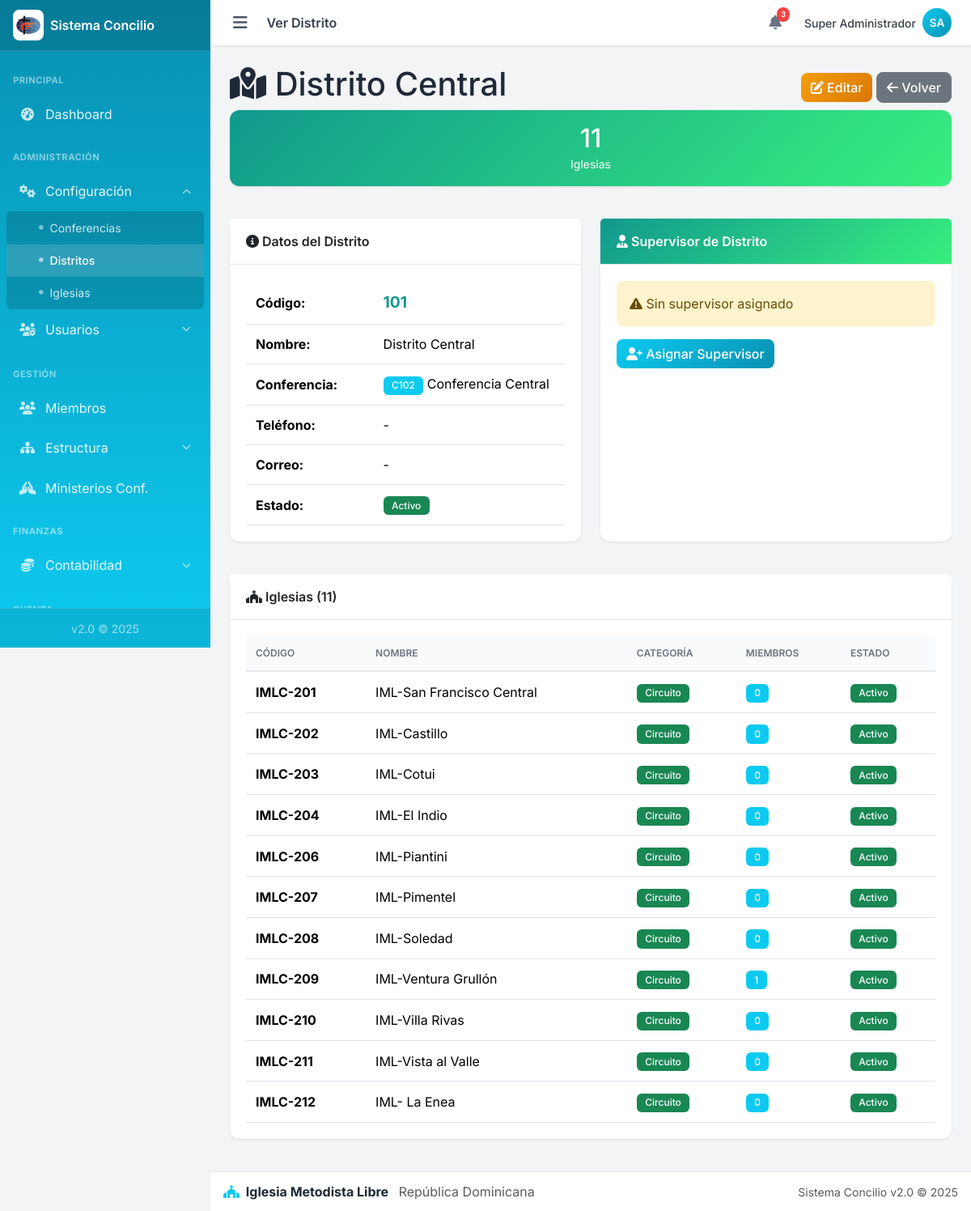
Page /admin/distritos/ver.php?id=1 (signed in) on the committed database.
### tables this page shows
CREATE TABLE `distritos` (
  `id` int(11) NOT NULL,
  `conferencia_id` int(11) NOT NULL,
  `supervisor_id` int(11) DEFAULT NULL,
  `codigo` varchar(20) NOT NULL,
  `nombre` varchar(150) NOT NULL,
  `supervisor_nombre` varchar(150) DEFAULT NULL,
  `telefono` varchar(30) DEFAULT NULL,
  `correo` varchar(150) DEFAULT NULL,
  `activo` tinyint(1) NOT NULL DEFAULT 1,
  `creado_en` timestamp NOT NULL DEFAULT current_timestamp()
);

CREATE TABLE `conferencias` (
  `id` int(11) NOT NULL,
  `superintendente_id` int(11) DEFAULT NULL,
  `codigo` varchar(20) NOT NULL,
  `nombre` varchar(150) NOT NULL,
  `superintendente_nombre` varchar(150) DEFAULT NULL,
  `telefono` varchar(30) DEFAULT NULL,
  `correo` varchar(150) DEFAULT NULL,
  `activo` tinyint(1) NOT NULL DEFAULT 1,
  `creado_en` timestamp NOT NULL DEFAULT current_timestamp()
);

CREATE TABLE `iglesias` (
  `id` int(11) NOT NULL,
  `distrito_id` int(11) NOT NULL,
  `codigo` varchar(20) NOT NULL,
  `nombre` varchar(150) NOT NULL,
  `categoria` enum('Circuito','Capilla','Proyecto Evangelístico') NOT NULL DEFAULT 'Circuito',
  `direccion` varchar(255) DEFAULT NULL,
  `provincia_id` int(11) DEFAULT NULL,
  `municipio_id` int(11) DEFAULT NULL,
  `telefono` varchar(30) DEFAULT NULL,
  `correo` varchar(150) DEFAULT NULL,
  `activo` tinyint(1) NOT NULL DEFAULT 1,
  `creado_en` timestamp NOT NULL DEFAULT current_timestamp()
);

### admin/distritos/ver.php (the view, shortened to what this page needs)
<?php
require_once __DIR__ . '/../includes/header.php';
require_once __DIR__ . '/../../config/config.php';
$distrito_id = filter_input(INPUT_GET, 'id', FILTER_VALIDATE_INT);
$stmt = $conexion->prepare("
    SELECT d.*,
           c.codigo AS conf_codigo, c.nombre AS conf_nombre,
           p.nombre AS sup_nombre, p.apellido AS sup_apellido,
           p.cedula AS sup_cedula, p.telefono AS sup_telefono,
           p.orden_ministerial, p.foto AS sup_foto
    FROM distritos d
    INNER JOIN conferencias c ON d.conferencia_id = c.id
    LEFT JOIN pastores p ON d.supervisor_id = p.id
    WHERE d.id = ?
");
$stmt->bind_param("i", $distrito_id);
$stmt->execute();
$dist = $stmt->get_result()->fetch_assoc();
$stmt = $conexion->prepare("SELECT COUNT(*) as total FROM iglesias WHERE distrito_id = ? AND activo = 1");
$stmt->bind_param("i", $distrito_id);
$stmt->execute();
$total_iglesias = $stmt->get_result()->fetch_assoc()['total'];
$iglesias = $conexion->prepare("
    SELECT i.*,
           (SELECT COUNT(*) FROM miembros m WHERE m.iglesia_id = i.id AND m.estado = 'activo') AS total_miembros
    FROM iglesias i
    WHERE i.distrito_id = ? AND i.activo = 1
    ORDER BY i.codigo
");
$iglesias->bind_param("i", $distrito_id);
$iglesias->execute();
$lista_iglesias = $iglesias->get_result();
?>
<div class="content-header">
    <div style="display: flex; justify-content: space-between; align-items: center; flex-wrap: wrap; gap: 1rem;">
        <h1><i class="fas fa-map-marked-alt"></i> <?php echo htmlspecialchars($dist['nombre']); ?></h1>
        <div>
            <a href="editar.php?id=<?php echo $distrito_id; ?>" class="btn btn-warning">
                <i class="fas fa-edit"></i> Editar
            </a>
            <a href="index.php" class="btn btn-secondary">
                <i class="fas fa-arrow-left"></i> Volver
            </a>
        </div>
    </div>
</div>
<div style="display: grid; grid-template-columns: repeat(auto-fit, minmax(150px, 1fr)); gap: 1rem; margin-bottom: 1.5rem;">
    <div class="card" style="background: linear-gradient(135deg, #11998e 0%, #38ef7d 100%); color: white;">
        <div class="card-body" style="text-align: center; padding: 1rem;">
            <h2 style="margin: 0;"><?php echo $total_iglesias; ?></h2>
            <small>Iglesias</small>
        </div>
    </div>
</div>
<div style="display: grid; grid-template-columns: 1fr 1fr; gap: 1.5rem;">
    <div class="card">
        <div class="card-header">
            <span class="card-title"><i class="fas fa-info-circle"></i> Datos del Distrito</span>
        </div>
        <div class="card-body">
            <table class="table" style="margin: 0;">
                <tr>
                    <td style="width: 40%;"><strong>Código:</strong></td>
                    <td><span style="color: #11998e; font-weight: bold; font-size: 1.2rem;"><?php echo htmlspecialchars($dist['codigo']); ?></span></td>
                </tr>
                <tr>
                    <td><strong>Nombre:</strong></td>
                    <td><?php echo htmlspecialchars($dist['nombre']); ?></td>
                </tr>
                <tr>
                    <td><strong>Conferencia:</strong></td>
                    <td>
                        <span class="badge bg-primary"><?php echo htmlspecialchars($dist['conf_codigo']); ?></span>
                        <?php echo htmlspecialchars($dist['conf_nombre']); ?>
                    </td>
                </tr>
                <tr>
                    <td><strong>Teléfono:</strong></td>
                    <td><?php echo htmlspecialchars($dist['telefono'] ?? '-'); ?></td>
                </tr>
                <tr>
                    <td><strong>Correo:</strong></td>
                    <td><?php echo htmlspecialchars($dist['correo'] ?? '-'); ?></td>
                </tr>
                <tr>
                    <td><strong>Estado:</strong></td>
                    <td>
                        <?php if ($dist['activo']): ?>
                            <span class="badge bg-success">Activo</span>
                        <?php else: ?>
                            <span class="badge bg-danger">Inactivo</span>
                        <?php endif; ?>
                    </td>
                </tr>
            </table>
        </div>
    </div>
    <div class="card">
        <div class="card-header" style="background: linear-gradient(135deg, #11998e 0%, #38ef7d 100%); color: white;">
            <span class="card-title"><i class="fas fa-user-tie"></i> Supervisor de Distrito</span>
        </div>
        <div class="card-body">
            <?php if ($dist['supervisor_id']): ?>
                <div style="display: flex; gap: 1rem; align-items: center;">
                    <?php if (!empty($dist['sup_foto'])): ?>
                        <img src="../../uploads/pastores/<?php echo htmlspecialchars($dist['sup_foto']); ?>"
                             alt="Foto" style="width: 80px; height: 80px; border-radius: 50%; object-fit: cover; border: 3px solid #11998e;">
                    <?php else: ?>
                        <div style="width: 80px; height: 80px; border-radius: 50%; background: #e0e0e0; display: flex; align-items: center; justify-content: center;">
                            <i class="fas fa-user" style="font-size: 2rem; color: #999;"></i>
                        </div>
                    <?php endif; ?>
                    <div>
                        <h4 style="margin: 0;">
                            <?php echo htmlspecialchars($dist['sup_nombre'] . ' ' . $dist['sup_apellido']); ?>
                        </h4>
                        <p style="margin: 0.25rem 0;">
                            <i class="fas fa-id-card"></i> <?php echo htmlspecialchars($dist['sup_cedula']); ?>
                        </p>
                        <p style="margin: 0;">
                            <i class="fas fa-phone"></i> <?php echo htmlspecialchars($dist['sup_telefono'] ?? '-'); ?>
                        </p>
                        <span class="badge bg-primary"><?php echo htmlspecialchars($dist['orden_ministerial']); ?></span>
                    </div>
                </div>
                <div style="margin-top: 1rem;">
                    <a href="asignar_supervisor.php?id=<?php echo $distrito_id; ?>" class="btn btn-sm btn-outline-primary">
                        <i class="fas fa-exchange-alt"></i> Cambiar
                    </a>
                </div>
            <?php else: ?>
                <div class="alert alert-warning" style="margin: 0;">
                    <i class="fas fa-exclamation-triangle"></i> Sin supervisor asignado
                </div>
                <a href="asignar_supervisor.php?id=<?php echo $distrito_id; ?>" class="btn btn-primary" style="margin-top: 1rem;">
                    <i class="fas fa-user-plus"></i> Asignar Supervisor
                </a>
            <?php endif; ?>
        </div>
    </div>
</div>
<div class="card" style="margin-top: 1.5rem;">
    <div class="card-header">
        <span class="card-title"><i class="fas fa-church"></i> Iglesias (<?php echo $total_iglesias; ?>)</span>
    </div>
    <div class="card-body">
        <?php if ($lista_iglesias->num_rows > 0): ?>
            <table class="table">
                <thead>
                    <tr>
                        <th>Código</th>
                        <th>Nombre</th>
                        <th>Categoría</th>
                        <th>Miembros</th>
                        <th>Estado</th>
                    </tr>
                </thead>
                <tbody>
                    <?php while ($i = $lista_iglesias->fetch_assoc()): ?>
                        <tr>
                            <td><strong><?php echo htmlspecialchars($i['codigo']); ?></strong></td>
                            <td><?php echo htmlspecialchars($i['nombre']); ?></td>
                            <td>
                                <?php
                                $cat_color = 'secondary';
                                if ($i['categoria'] === 'Circuito') $cat_color = 'success';
                                elseif ($i['categoria'] === 'Capilla') $cat_color = 'info';
                                elseif ($i['categoria'] === 'Proyecto Evangelístico') $cat_color = 'warning';
                                ?>
                                <span class="badge bg-<?php echo $cat_color; ?>">
                                    <?php echo htmlspecialchars($i['categoria']); ?>
                                </span>
                            </td>
                            <td>
                                <span class="badge bg-info"><?php echo $i['total_miembros']; ?></span>
                            </td>
                            <td>
                                <span class="badge bg-<?php echo $i['activo'] ? 'success' : 'danger'; ?>">
                                    <?php echo $i['activo'] ? 'Activo' : 'Inactivo'; ?>
                                </span>
                            </td>
                        </tr>
                    <?php endwhile; ?>
                </tbody>
            </table>
        <?php else: ?>
            <p class="text-muted">No hay iglesias registradas en este distrito.</p>
        <?php endif; ?>
    </div>
</div>
<?php require_once __DIR__ . '/../includes/footer.php'; ?>

### css/custom.css (style rules this page uses)
:root { --primary: #0dcaf0; --primary-dark: #0891b2; --primary-light: #67e8f9; --primary-darker: #0e7490; --success: #10b981; --warning: #f59e0b; --danger: #ef4444; --info: #3b82f6; --gray-50: #f9fafb; --gray-100: #f3f4f6; --gray-200: #e5e7eb; --gray-300: #d1d5db; --gray-400: #9ca3af; --gray-500: #6b7280; --gray-600: #4b5563; --gray-700: #374151; --gray-800: #1f2937; --gray-900: #111827; --sidebar-width: 260px; --navbar-height: 56px; --footer-height: 50px; --shadow-sm: 0 1px 2px rgba(0, 0, 0, 0.05); --shadow: 0 1px 3px rgba(0, 0, 0, 0.1); --shadow-md: 0 4px 6px rgba(0, 0, 0, 0.1); --shadow-lg: 0 10px 15px rgba(0, 0, 0, 0.1); --font-family: 'Inter', -apple-system, BlinkMacSystemFont, sans-serif; }
* { box-sizing: border-box; }
html { scroll-behavior: smooth; -webkit-tap-highlight-color: transparent; }
body { font-family: var(--font-family); background: var(--gray-100); color: var(--gray-800); margin: 0; padding: 0; min-height: 100vh; }
.card { border: none; border-radius: 0.75rem; box-shadow: var(--shadow); background: #fff; margin-bottom: 1rem; }
.card-header { background: #fff; border-bottom: 1px solid var(--gray-200); padding: 1rem 1.25rem; font-weight: 600; border-radius: 0.75rem 0.75rem 0 0; }
.card-title { margin: 0; font-size: 1rem; font-weight: 600; }
.card-body { padding: 1.25rem; }
.table { margin-bottom: 0; }
.table thead th { background: var(--gray-50); border-bottom: 2px solid var(--gray-200); font-weight: 600; font-size: 0.75rem; text-transform: uppercase; color: var(--gray-500); padding: 0.75rem; }
.table td { padding: 0.75rem; vertical-align: middle; }
.btn { font-weight: 500; border-radius: 0.5rem; transition: all 0.2s ease; }
.btn-primary { background: linear-gradient(135deg, var(--primary) 0%, var(--primary-dark) 100%); border: none; }
.btn-warning { background: linear-gradient(135deg, var(--warning) 0%, #d97706 100%); border: none; color: #fff; }
.badge { font-weight: 500; padding: 0.35rem 0.65rem; border-radius: 0.375rem; }
.alert { border: none; border-radius: 0.5rem; }
.bg-primary { background-color: var(--primary) !important; }
body { overscroll-behavior-y: contain; }
.btn, .nav-link, .card[class*="bg-"] a { -webkit-user-select: none; user-select: none; -webkit-tap-highlight-color: transparent; }

### rows in the picture
distritos: nombre "Distrito Central", codigo "101", conferencia.codigo "C102", conferencia.nombre "Conferencia Central", telefono "-", correo "-"
iglesias: codigo "IMLC-201", nombre "IML-San Francisco Central", categoria "Circuito", total_miembros "0", activo "Activo"
iglesias: codigo "IMLC-202", nombre "IML-Castillo", categoria "Circuito", total_miembros "0", activo "Activo"
iglesias: codigo "IMLC-203", nombre "IML-Cotui", categoria "Circuito", total_miembros "0", activo "Activo"
iglesias: codigo "IMLC-204", nombre "IML-El Indio", categoria "Circuito", total_miembros "0", activo "Activo"
iglesias: codigo "IMLC-206", nombre "IML-Piantini", categoria "Circuito", total_miembros "0", activo "Activo"
iglesias: codigo "IMLC-207", nombre "IML-Pimentel", categoria "Circuito", total_miembros "0", activo "Activo"
iglesias: codigo "IMLC-208", nombre "IML-Soledad", categoria "Circuito", total_miembros "0", activo "Activo"
iglesias: codigo "IMLC-209", nombre "IML-Ventura Grullón", categoria "Circuito", total_miembros "1", activo "Activo"
iglesias: codigo "IMLC-210", nombre "IML-Villa Rivas", categoria "Circuito", total_miembros "0", activo "Activo"
iglesias: codigo "IMLC-211", nombre "IML-Vista al Valle", categoria "Circuito", total_miembros "0", activo "Activo"
iglesias: codigo "IMLC-212", nombre "IML- La Enea", categoria "Circuito", total_miembros "0", activo "Activo"

### other values in the picture
$titulo_pagina "Ver Distrito"
$USUARIO_NOMBRE "Super Administrador"
$iniciales "SA"
$total_iglesias "11"
